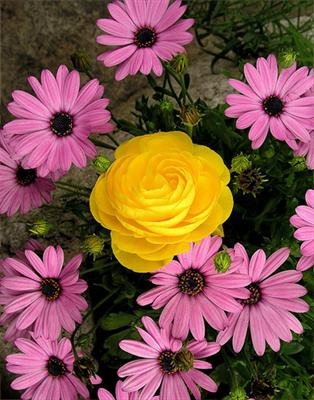
//> input picture opencvtest/24071.jpg, 314 x 400 px
$ ./Source   (built with g++ and OpenCV 4)
//> lines starting //> are read from the running program, lines starting //| are printed output that depends on the picture; after the words box and inside, x2 and y2 are one past the last pixel; in counts of white or black regions, pixels touching at a corner belong together
### opencvtest/Superpixels.h
#pragma once
#pragma once
#include "opencv2/highgui/highgui.hpp"
#include "opencv2/imgproc/imgproc.hpp"
#include "opencv2/core/core.hpp"

#include <math.h>
#include <iostream>
#include <string>
#include <algorithm>
#include <map>

#define DEFAULT_M 20
#define USE_DEFAULT_S -1

using namespace std;
using namespace cv;

class Superpixels {

public:
	Superpixels(Mat& img, float m = DEFAULT_M, float S = USE_DEFAULT_S); // calculates the superpixel boundaries on construction

	Mat viewSuperpixels(); // returns image displaying superpixel boundaries
	Mat colorSuperpixels(); // recolors image with average color in each cluster
							// map<int, Point>  getCentersMap(); // returns the labels and their cluster centers
	vector<Point> getCenters(); // centers indexed by label
	Mat getLabels(); // per pixel label

protected:
	Mat img; // original image
	Mat img_f; // scaled to [0,1]
	Mat img_lab; // converted to LAB colorspace

				 // used to store the calculated results
	Mat show;
	Mat labels;

	float m; // compactness parameter
	float S; // window size

	int nx, ny; // cols and rows
	float dx, dy; // steps

	vector<Point> centers; // superpixel centers

	void calculateSuperpixels();
	float dist(Point p1, Point p2); // 5-D distance between pixels in LAB space

	const static Mat sobel;
};

### opencvtest/Superpixels.cpp
#include "Superpixels.h"

const Mat Superpixels::sobel = (Mat_<float>(3, 3) << -1 / 16., -2 / 16., -1 / 16., 0, 0, 0, 1 / 16., 2 / 16., 1 / 16.);

Superpixels::Superpixels(Mat& img, float m, float S) {
	this->img = img.clone();
	this->m = m;
	if (S == USE_DEFAULT_S) {
		this->nx = 18; // cols
		this->ny = 18; // rows
		this->dx = img.cols / float(nx); //steps
		this->dy = img.rows / float(ny);
		this->S = (dx + dy + 1) / 2; // default window size
	}
	else
		this->S = S;

	calculateSuperpixels();
}

Mat Superpixels::viewSuperpixels() {

	// Draw boundaries on original image
	vector<Mat> rgb(3);
	split(this->img_f, rgb);
	for (int i = 0; i < 3; i++) {
		rgb[i] = rgb[i].mul(this->show);
	}

	Mat output = this->img_f.clone();
	merge(rgb, output);

	output = 255 * output;
	output.convertTo(output, CV_8UC3);

	return output;
}

Mat Superpixels::colorSuperpixels() {

	int n = nx * ny;
	vector< int> avgIntensity(n);
	vector<Vec3b> avg_colors(n);
	vector<int> num_pixels(n);

	vector<long> b(n), g(n), r(n);

	for (int y = 0; y < (int)labels.rows; ++y) {
		for (int x = 0; x < (int)labels.cols; ++x) {

			Vec3b pix = img.at<Vec3b>(y, x);
			int lbl = labels.at<int>(y, x);

			b[lbl] += (int)pix[0];
			g[lbl] += (int)pix[1];
			r[lbl] += (int)pix[2];

			++num_pixels[lbl];
		}
	}

	for (int i = 0; i < n; ++i) {
		int num = num_pixels[i];
		avg_colors[i] = Vec3b(b[i] / num, g[i] / num, r[i] / num);
	}

	Mat output = this->img.clone();
	for (int y = 0; y < (int)output.rows; ++y) {
		for (int x = 0; x < (int)output.cols; ++x) {
			int lbl = labels.at<int>(y, x);
			if (num_pixels[lbl])
				output.at<Vec3b>(y, x) = avg_colors[lbl];

		}
	}

	return output;
}

vector<Point> Superpixels::getCenters() {
	return centers;
}

Mat Superpixels::getLabels() {
	return labels;
}

// [10 lines of commented-out code are left out]

void Superpixels::calculateSuperpixels() {

	// Scale img to [0,1]
	this->img.convertTo(this->img_f, CV_32F, 1 / 255.);

	// Convert to l-a-b colorspace
	cvtColor(this->img_f, this->img_lab, cv::COLOR_RGB2Lab);

	int n = nx * ny;
	int w = img.cols;
	int h = img.rows;

	for (int i = 0; i < ny; i++) {
		for (int j = 0; j < nx; j++) {
			this->centers.push_back(Point2f(j*dx + dx / 2, i*dy + dy / 2));
		}
	}

	// Initialize labels and distance maps
	vector<int> label_vec(n);
	for (int i = 0; i < n; i++)
		label_vec[i] = i * 255 * 255 / n;

	Mat labels = -1 * Mat::ones(this->img_lab.size(), CV_32S);
	Mat dists = -1 * Mat::ones(this->img_lab.size(), CV_32F);
	Mat window;
	Point2i p1, p2;
	Vec3f p1_lab, p2_lab;

	// Iterate 10 times. In practice more than enough to converge
	for (int i = 0; i < 10; i++) {
		// For each center...
		for (int c = 0; c < n; c++)
		{
			int label = label_vec[c];
			p1 = centers[c];
			int xmin = max<int>(p1.x - S, 0);
			int ymin = max<int>(p1.y - S, 0);
			int xmax = min<int>(p1.x + S, w - 1);
			int ymax = min<int>(p1.y + S, h - 1);

			// Search in a window around the center
			window = this->img_f(Range(ymin, ymax), Range(xmin, xmax));

			// Reassign pixels to nearest center
			for (int i = 0; i < window.rows; i++) {
				for (int j = 0; j < window.cols; j++) {
					p2 = Point2i(xmin + j, ymin + i);
					float d = dist(p1, p2);
					float last_d = dists.at<float>(p2);
					if (d < last_d || last_d == -1) {
						dists.at<float>(p2) = d;
						labels.at<int>(p2) = label;
					}
				}
			}
		}
	}

	// Store the labels for each pixel
	this->labels = labels.clone();
	this->labels = n * this->labels / (255 * 255);

	// Calculate superpixel boundaries
	labels.convertTo(labels, CV_32F);

	Mat gx, gy, grad;
	filter2D(labels, gx, -1, sobel);
	filter2D(labels, gy, -1, sobel.t());
	magnitude(gx, gy, grad);
	grad = (grad > 1e-4) / 255;
	Mat show = 1 - grad;
	show.convertTo(show, CV_32F);

	// Store the result
	this->show = show.clone();
}

float Superpixels::dist(Point p1, Point p2) {
	Vec3f p1_lab = this->img_lab.at<Vec3f>(p1);
	Vec3f p2_lab = this->img_lab.at<Vec3f>(p2);

	float dl = p1_lab[0] - p2_lab[0];
	float da = p1_lab[1] - p2_lab[1];
	float db = p1_lab[2] - p2_lab[2];

	float d_lab = sqrtf(dl*dl + da*da + db*db);

	float dx = p1.x - p2.x;
	float dy = p1.y - p2.y;

	float d_xy = sqrtf(dx*dx + dy*dy);

	return d_lab + m / S * d_xy;
}

### opencvtest/Source.cpp
#include <iostream>
#include<set>
#include <vector>
#include <math.h>
#include "opencv2/highgui/highgui.hpp"
#include "opencv2/imgproc/imgproc.hpp"
#include "opencv2/core/core.hpp"
#include <string>
#include <algorithm>

#include "Superpixels.h"
#include "Superpixels.cpp"

using namespace std;
using namespace cv;

int width, height;


float Euclidistance(float x1, float y1, float x2, float y2)
{
	float x = (x1 - x2); //calculating number to square in next step
	float y = (y1 - y2);
	float dist;

	dist = powf(x, 2.0) + powf(y, 2.0);
	dist = sqrtf(dist);

	return dist;
}

void draw_Map(vector<float>sal , Mat img , Superpixels sp,string s)
{
	Mat labels = sp.getLabels();
	Mat output(img);
	cvtColor(output, output, cv::COLOR_RGB2GRAY);

	for (int y = 0; y < (int)output.rows; ++y) {
		for (int x = 0; x < (int)output.cols; ++x)

		{
			int lbl = labels.at<int>(y, x);
			uchar intensity = sal[lbl] * 255.0;
			output.at<uchar>(y, x) = intensity;
		}
	}

	imshow(s, output);
	imwrite(s+".jpg", output);
}


void normalized(vector<float>* sal_Map)
{
	float min = (float)*min_element((*sal_Map).begin(), (*sal_Map).end());
	float max = (float)*max_element((*sal_Map).begin(), (*sal_Map).end());


	for (int i = 0; i < (*sal_Map).size(); i++)
	{
		float sal = (*sal_Map)[i];
		sal = (sal - min) / (max - min);
		(*sal_Map)[i] = sal;
	}
}


float d_foci(Point X , vector<Point>attention_region)
{
	float dis, d_foci=9999;

	for (int i = 0; i < attention_region.size() ; i++)
	{
		float x1, x2, y1, y2;

		x1 = X.x/(width*1.0) ;
		y1 = X.y/(height*1.0) ;
		x2 = attention_region[i].x/(width*1.0) ;
		y2 = attention_region[i].y/(height*1.0) ;

		dis = Euclidistance(x1, y1, x2, y2);

		if (dis < d_foci)
		{
			d_foci = dis;
		}

	}
	return d_foci ;
}

vector<float> Color_importance_map(Mat img,Superpixels sp)
{
	vector<float>Color_sal;
	Mat colorImage(img);
	Mat src;
	cvtColor(colorImage, src, cv::COLOR_RGB2Lab);


	//imshow("COLOR image", colorImage);
	//imshow("LAB image", src) ;

	// Create a vector for the channels and split the original image into B G R colour channels.
	// Keep in mind that OpenCV uses BGR and not RGB images


	vector<Mat> spl;
	split(src, spl);

	//imshow("LIGHT channel ", spl[0]);//L
	//imshow("A channel ", spl[1]);//A
	//imshow("B channel ", spl[2]);//B
	Scalar mean_labimage = mean(src);

	/*
	mean_labimage[0] ------->>>> light channel mean color
	mean_labimage[1]------->>>>> a channel mean color
	mean_labimage[2]------->>>>> b channel mean color
	*/


	/// Establish the number of bins

	int histSize = 256;

	/// Set the ranges ( for B,G,R) )
	float range[] = { 0, 256 };
	const float* histRange = { range };

	bool uniform = true; bool accumulate = false;

	Mat l_hist, a_hist, b_hist;

	/// Compute the histograms:

	calcHist(&spl[0], 1, 0, Mat(), l_hist, 1, &histSize, &histRange, uniform, accumulate);
	calcHist(&spl[1], 1, 0, Mat(), a_hist, 1, &histSize, &histRange, uniform, accumulate);
	calcHist(&spl[2], 1, 0, Mat(), b_hist, 1, &histSize, &histRange, uniform, accumulate);


	int mode_light, max_l = l_hist.at<float>(0, 0);
	int mode_a, max_a = a_hist.at<float>(0, 0);
	int mode_b, max_b = b_hist.at<float>(0, 0);

	for (int i = 0; i<histSize; i++)
	{
		int val_l = l_hist.at<float>(i, 0);
		int val_a = a_hist.at<float>(i, 0);
		int val_b = b_hist.at<float>(i, 0);

		if (max_l < val_l)
		{
			max_l = val_l;
			mode_light = i;
		}

		if (max_a < val_a)
		{
			max_a = val_a;
			mode_a = i;
		}
		if (max_b < val_b)
		{
			max_b = val_b;
			mode_b = i;
		}
	}

	// Hurray we calculated all the parameter that we need to calculate color Importance Map
	// COLOR IMPORTANCE MAP
	// Compute adjusted global average color vector

	float L_avg = MIN((mean_labimage[0] + mode_light) / 2.0, mean_labimage[0]);
	float A_avg = (mean_labimage[1] + mode_a) / 2.0;
	float B_avg = (mean_labimage[2] + mode_b) / 2.0;

	//cout << "L channel  = " << "Mean = " << mean_labimage[0] << "  Mode = " << mode_light << "   AVG = " << L_avg << endl;
	//cout << "A channel  = " << "Mean = " << mean_labimage[1] << "  Mode = " << mode_a << "  AVG = " << A_avg << endl;
	//cout << "B channel  = " << "Mean = " << mean_labimage[2] << "  Mode = " << mode_b << "  AVG = " << B_avg << endl;


	Mat tar(src.rows, src.cols, CV_8UC3, Scalar(L_avg, A_avg, B_avg));
	absdiff(src, tar, src);

	//imshow(" abs difference", src);

	vector<Mat> spl_diff;
	split(src, spl_diff);

//	imshow("Diff L channel", spl_diff[0]);  //L
	//imshow("Diff A channel ", spl_diff[1]);  //A
	//imshow("Diff B channel ", spl_diff[2]);  //B

											 /*
											 Combine the diff. Lab Image
											 channels into a single channel
											 Color Importance map
											 */


	float wl = 0.1, wa = 0.45, wb = 0.45;

	Mat g_xy(spl[0]);

	for (int i = 0; i < src.rows; i++)
	{
		for (int j = 0; j < src.cols; j++)
		{
			int val1 = (spl_diff[0].at<uchar>(i, j)); val1 *= wl;
			int val2 = (spl_diff[1].at<uchar>(i, j)); val2 *= wa;
			int val3 = (spl_diff[2].at<uchar>(i, j)); val3 *= wb;
			int val = val1 + val2 + val3;
			uchar intensity = val;
			g_xy.at<uchar>(i, j) = intensity;
		}
	}
	//imshow("G_XY", g_xy);

	Mat n_xy(spl[0]);

	for (int i = 0; i < n_xy.rows; i++)
	{
		for (int j = 0; j < n_xy.cols; j++)
		{
			int val1 = (spl_diff[0].at<uchar>(i, j)); val1 *= val1;
			int val2 = (spl_diff[1].at<uchar>(i, j)); val2 *= val2;
			int val3 = (spl_diff[2].at<uchar>(i, j)); val3 *= val3;
			int val = sqrt((val1 + val2 + val3));
			uchar intensity = val;
			n_xy.at<uchar>(i, j) = intensity;
		}
	}

	//imshow("N_XY", n_xy);
	Mat Imp_prime(spl_diff[0]);
	for (int i = 0; i < Imp_prime.rows; i++)
	{
		for (int j = 0; j < Imp_prime.cols; j++)
		{
			int val1 = (g_xy.at<uchar>(i, j));
			int val2 = (n_xy.at<uchar>(i, j));
			int val = val1*0.677*val2;
			uchar u = val /1050;
			Imp_prime.at<uchar>(i, j) = u;
		}
	}

	normalize(Imp_prime, Imp_prime, 0, 255, NORM_MINMAX, CV_8UC1);
	medianBlur(Imp_prime, Imp_prime, 7);
	//imshow("mediun PRIME ", Imp_prime);

	//return Color_sal;
	// Now calculate Color Saliency For Color Model of an image

	vector <float>color_saliency;
	Mat labels = sp.getLabels();
	vector<Point> centers = sp.getCenters();
	vector<float>num_pixels(centers.size(), 0);
	vector<int>pixels_counter(centers.size(), 0);

	for (int y = 0; y < (int)Imp_prime.rows; ++y) {
		for (int x = 0; x < (int)Imp_prime.cols; ++x) {
			int lbl = labels.at<int>(y, x);
			num_pixels[lbl]+=Imp_prime.at<uchar>(y, x);
			pixels_counter[lbl]++;
		}
	}
	for (int i = 0; i < centers.size(); i++)
	{
		num_pixels[i] = num_pixels[i] / (255*pixels_counter[i]);
	}
	normalized(&num_pixels);
	draw_Map(num_pixels, img, sp, "COLOR SALIENCY");
	return num_pixels;
}


int main()
{
	Mat img = imread("24071.jpg") ;
//> img is the input picture: 400 rows x 314 cols, CV_8UC3; mean B, G, R 71.1, 82.9, 125.3
	if (!img.data) {
		cout << "Bad image ..." << endl;
		return 0;
	}


	width = img.cols;
	height = img.rows;

	//imshow("Original image", img);
	Superpixels sp(img);
//> after the loop in calculateSuperpixels, `for (int i = 0; i < 10; i++)`:
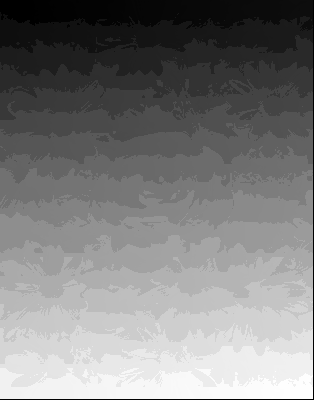
//> labels: 400 rows x 314 cols, CV_32SC1; min -1, max 64824, mean 32052.4; drawn with min black and max white
//> in calculateSuperpixels, `this->labels = n * this->labels / (255 * 255);`:
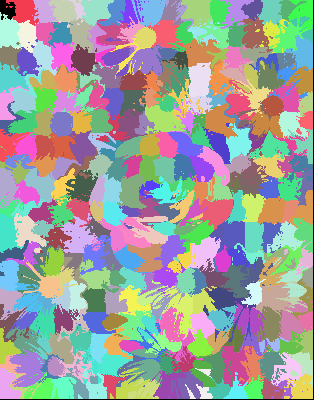
//> this->labels: 400 rows x 314 cols, CV_32SC1; 324 distinct labels, from 0 to 323; one colour per label, 0 black
//> in calculateSuperpixels, `filter2D(labels, gx, -1, sobel);`:
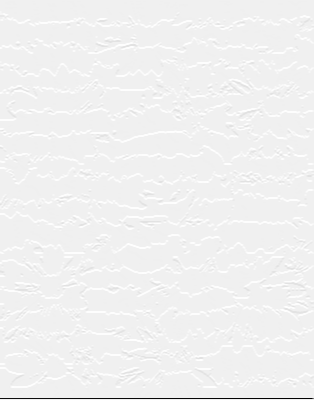
//> gx: 400 rows x 314 cols, CV_32FC1; min -16206.2, max 1003.5, mean 37.2; drawn with min black and max white
//> in calculateSuperpixels, `filter2D(labels, gx, -1, sobel);`: sobel = [[-0.0625, -0.125, -0.0625], [0, 0, 0], [0.0625, 0.125, 0.0625]]
//> in calculateSuperpixels, `grad = (grad > 1e-4) / 255;`:
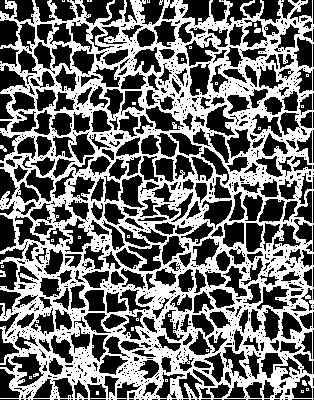
//> grad: 400 rows x 314 cols, CV_8UC1; values 0 (black) and 1 (white), 44% white; 34 white regions (28 under 20 px), largest, box (x1, y1, x2, y2) and area: (0, 0, 314, 400) 54889, (254, 28, 261, 33) 31, (0, 270, 6, 277) 29, (0, 145, 7, 152) 27, (172, 122, 177, 129) 25, (302, 380, 307, 386) 24

	Mat labels = sp.getLabels();
	Mat boundaries = sp.viewSuperpixels();
	Mat recolored = sp.colorSuperpixels();
//> after the loop in colorSuperpixels, `for (int y = 0; y < (int)labels.rows; ++y)`: b = 324 values, max 151428 at index 289, min 798 at index 152, mean 27553.7; g = 324 values, max 126644 at index 174, min 2483 at index 224, mean 32126.1; r = 324 values, max 188989 at index 289, min 1600 at index 176, mean 48582.8; num_pixels = 324 values, max 938 at index 0, min 118 at index 247, mean 387.7
//> the loop in colorSuperpixels, `for (int i = 0; i < n; ++i)` made 324 passes
//> num on passes 1 to 3: 938, 504, 395
//> after the loop in colorSuperpixels, `for (int i = 0; i < n; ++i)`: avg_colors = 324 items, first 12: [72, 72, 104], [35, 54, 64], [45, 65, 73], [34, 53, 60], [48, 68, 75], [33, 46, 57], [158, 109, 198], [177, 126, 221], [164, 112, 208], [125, 80, 166], [138, 102, 177], [16, 34, 32]

	//imshow("Average superpixel colors", recolored);

	// centers of the K clusters
	vector<Point> centers = sp.getCenters();
//> centers = 324 Points (x, y), first 12: [9, 11], [26, 11], [44, 11], [61, 11], [78, 11], [96, 11], [113, 11], [131, 11], [148, 11], [166, 11], [183, 11], [201, 11]
	vector<Vec3b> avg_colors(centers.size() ) ;

	Mat trial;

	cvtColor(recolored, trial, COLOR_BGR2Lab);
//> trial: 400 rows x 314 cols, CV_8UC3; mean of channels 0, 1, 2 99.3, 143.7, 139.9

	for (int i = 0; i < centers.size(); i++)
	{
		avg_colors[i] = trial.at<Vec3b>(centers[i]);
	}
//> after the loop, avg_colors = 324 items, first 12: [87, 142, 133], [59, 129, 141], [71, 128, 141], [57, 128, 141], [74, 127, 141], [51, 131, 138], [147, 169, 117], [165, 171, 117], [152, 172, 117], [118, 169, 119], [134, 163, 121], [33, 122, 139]

	// Global Contrast Map


	vector<float>global_sal;

	for (int i = 0; i < centers.size(); i++)
	{
		float sal1 = 0.0;
		for (int j = 0; j < centers.size(); j++)
		{
			if (i != j)
			{
				float x1, x2, y1, y2;
				x1 = centers[i].x / (width*1.0);
				x2 = centers[j].x / (width*1.0);
				y1 = centers[i].y / (height*1.0);
				y2 = centers[j].y / (height*1.0);

				float ds = Euclidistance(x1, y1, x2, y2);

				Vec3f intensity1,intensity2;

				intensity1[0] = avg_colors[i][0] / 255.0; intensity1[1] = avg_colors[i][1] / 255.0; intensity1[2] = avg_colors[i][2] / 255.0;
				intensity2[0] = avg_colors[j][0] / 255.0; intensity2[1] = avg_colors[j][1] / 255.0; intensity2[2] = avg_colors[j][2] / 255.0;
				float color_dis = sqrtf( ((intensity2[2] - intensity1[2])*(intensity2[2] - intensity1[2])) + ((intensity2[1] - intensity1[1])*(intensity2[1] - intensity1[1])) + ((intensity2[0] - intensity1[0])*(intensity2[0] - intensity1[0])) );

				//cout << "color Distance = " << color_dis << endl;

				float similarity = expf((-color_dis /0.25));

				float dissimilarity = 1 - similarity;

				float lamda = 1 - expf(-1.0/0.25);
				float  dis_ds = (dissimilarity) / (ds*ds + lamda);

				sal1 += dis_ds;

			}
		}

		sal1 = sal1/centers.size();
		global_sal.push_back(sal1);

	}
//> this loop made 324 passes
//> sal1 on passes 1 to 3: 0.388, 0.383, 0.399
//> after the loop, global_sal = 324 values, max 0.759 at index 172, min 0.383 at index 1, mean 0.505
	normalized(&global_sal);
//> in normalized, `float min = (float)*min_element((*sal_Map).begin(), (*sal_Map).end());`: min = 0.383
//> in normalized, `float max = (float)*max_element((*sal_Map).begin(), (*sal_Map).end());`: max = 0.759
//> the loop in normalized, `for (int i = 0; i < (*sal_Map).size(); i++)` made 324 passes
//> sal on passes 1 to 3: 0.0139, 0, 0.0429
//> global_sal = 324 values, max 1 at index 172, min 0 at index 1, mean 0.324
	draw_Map(global_sal, img, sp,"global saliency Map");
//> after the loop in draw_Map, `for (int y = 0; y < (int)output.rows; ++y)`:
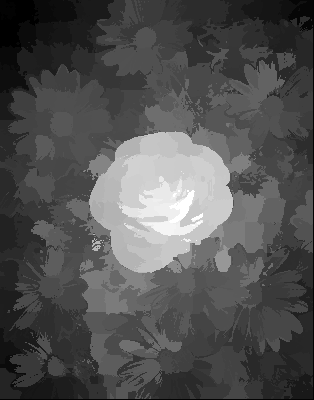
//> output: 400 rows x 314 cols, CV_8UC1; min 0, max 255, mean 81.9

	//Boundary Aware Contrast Map
	//Calculating boundary region and storing their center and color in a vector

	vector<float>boundary_sal;

	vector<Point> boundary_centers;
	set<int>point_lbl;


	for (int i = 0; i < img.cols; i++) {
		int lbl = labels.at<int>(0, i);
		point_lbl.insert(lbl);

		int lbl1 = labels.at<int>(img.rows-2, i);
		point_lbl.insert(lbl1);
	}
//> this loop made 314 passes
//> (lbl, lbl1) on passes 1 to 3: (0, 306), (0, 306), (0, 306)
//> after the loop, point_lbl = 36 items

	for (int i = 0; i < img.rows; i++) {
		int lbl = labels.at<int>(i, 0);
		point_lbl.insert(lbl);

		int lbl1 = labels.at<int>(i,img.cols-2);
		point_lbl.insert(lbl1);
	}
//> this loop made 400 passes
//> (lbl, lbl1) on passes 1 to 3: (0, 17), (0, 17), (0, 17)
//> after the loop, point_lbl = 68 items

	int M_superPixels = point_lbl.size();
//> M_superPixels = 68
	set<int>::iterator it;

	for (it = point_lbl.begin(); it != point_lbl.end(); it++) {
		Point data = centers[*it];
		boundary_centers.push_back(data);
	}
//> this loop made 68 passes
//> after the loop, boundary_centers = 68 Points (x, y), first 12: [9, 11], [26, 11], [44, 11], [61, 11], [78, 11], [96, 11], [113, 11], [131, 11], [148, 11], [166, 11], [183, 11], [201, 11]

	vector<Vec3b> boundary_avg_colors(boundary_centers.size());

	for (int i = 0; i < boundary_centers.size(); i++)
	{
		int lbl = labels.at<int>(boundary_centers[i]);
		boundary_avg_colors[i] = avg_colors[lbl];

	}
//> this loop made 68 passes
//> lbl on passes 1 to 8: 0, 1, 2, 3, 4, 5, 6, 7
//> after the loop, boundary_avg_colors = 68 items, first 12: [87, 142, 133], [59, 129, 141], [71, 128, 141], [57, 128, 141], [74, 127, 141], [51, 131, 138], [147, 169, 117], [165, 171, 117], [152, 172, 117], [118, 169, 119], [134, 163, 121], [33, 122, 139]


	for (int i = 0; i < centers.size(); i++)
	{
		float sal2 = 0.0;
		vector<float>Dissimilarity_vector ;
		for (int j = 0; j < boundary_centers.size(); j++)
		{

			if (centers[i].x != boundary_centers[j].x && centers[i].y != boundary_centers[j].y) {

				float x1, x2, y1, y2;
				x1 = centers[i].x / width;
				x2 = boundary_centers[j].x / width;
				y1 = centers[i].y / height;
				y2 = boundary_centers[j].y / height;
				float ds = Euclidistance(x1, y1, x2, y2);
				Vec3f intensity1, intensity2;

				intensity1[0] = avg_colors[i][0] / 255.0; intensity1[1] = avg_colors[i][1] / 255.0; intensity1[2] = avg_colors[i][2] / 255.0;
				intensity2[0] = boundary_avg_colors[j][0] / 255.0; intensity2[1] = boundary_avg_colors[j][1] / 255.0; intensity2[2] = boundary_avg_colors[j][2] / 255.0;

				float color_dis = sqrtf(((intensity2[2] - intensity1[2])*(intensity2[2] - intensity1[2])) + ((intensity2[1] - intensity1[1])*(intensity2[1] - intensity1[1])) + ((intensity2[0] - intensity1[0])*(intensity2[0] - intensity1[0])));
				float similarity = expf((-color_dis / 0.25));
				float dissimilarity = 1 - similarity;
				float lamda = 1 - expf(-1.0 /0.25);
				float  dis_ds = (dissimilarity) / (ds*ds + lamda);
				Dissimilarity_vector.push_back(dis_ds);
			}
		}

		sort(Dissimilarity_vector.begin(), Dissimilarity_vector.end());

		for (int k = 0; k < (int) Dissimilarity_vector.size()*.3 ; k++)
		{
			//cout<<Dissimilarity_vector[k]<<endl  ;
			sal2 += Dissimilarity_vector[k];
		}
		sal2 /= (int)Dissimilarity_vector.size()*.3;
		boundary_sal.push_back(sal2);
	}
//> after the loop, boundary_sal = 324 values, max 0.941 at index 172, min 0.173 at index 125, mean 0.364

	normalized(&boundary_sal);
//> the loop in normalized (call 2), `for (int i = 0; i < (*sal_Map).size(); i++)` made 324 passes
//> sal on passes 1 to 3: 0.366, 0.0706, 0.16
	draw_Map(boundary_sal, img, sp,"Boundary saliency Map");
//> call 2 of draw_Map, with s = "Boundary saliency Map"
//> after the loop in draw_Map (call 2), `for (int y = 0; y < (int)output.rows; ++y)`:
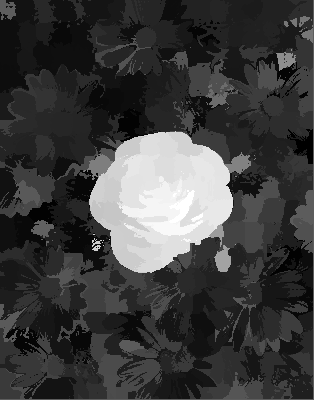
//> output: 400 rows x 314 cols, CV_8UC1; min 0, max 255, mean 61.8


	// Color image and lab image
	/*
	Various Experiment on color mOdel
	We will Experiment on Specially CIE LAB color Model Which give importance to Light and Color Complement
	Lets see what we can achieve .All the good wishes for Us
	*/
	//Color_saliency;
	vector<float>color_Saliency(Color_importance_map(img, sp));
//> in Color_importance_map, `absdiff(src, tar, src);`:
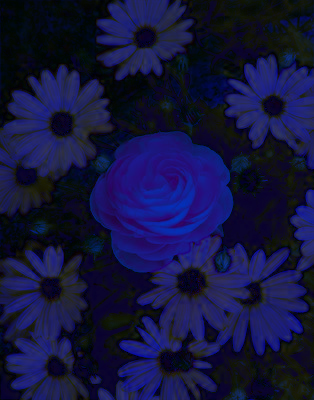
//> src: 400 rows x 314 cols, CV_8UC3; mean B, G, R 61.8, 20.6, 19.6
//> (the rest of the program and of its run is left out)
